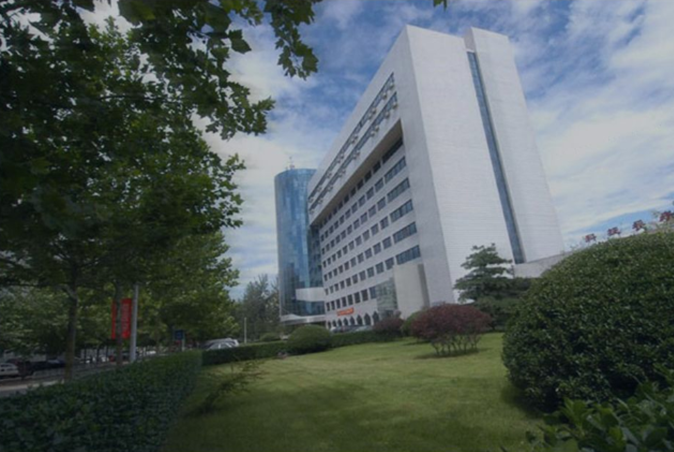
#> input picture 7/building.png, 674 x 452 px
$ python main.py
#> lines starting #> are read from the running program, lines starting #| are printed output that depends on the picture
import numpy as np
import cv2

img = cv2.imread("building.png")
#> img is the input picture: shape (452, 674, 3); mean B, G, R 91.5, 93.4, 83.1

rows = img.shape[0]
#> rows = 452
cols = img.shape[1]
#> cols = 674
print(rows,cols)
#| 452 674

def mouse_down(e,x,y,flags,params):
    if e ==cv2.EVENT_LBUTTONDOWN:
        print(x,y)

cv2.imshow("origin",img)

# [5 lines of commented-out code are left out]

pts1 = np.float32([[274,178],[282,340],[407,24],[456,303]])
pts2 = np.float32([[230,250],[230,400],[407,84],[407,400]])
M = cv2.getPerspectiveTransform(pts1,pts2)
dst = cv2.warpPerspective(img,M,(cols,rows))
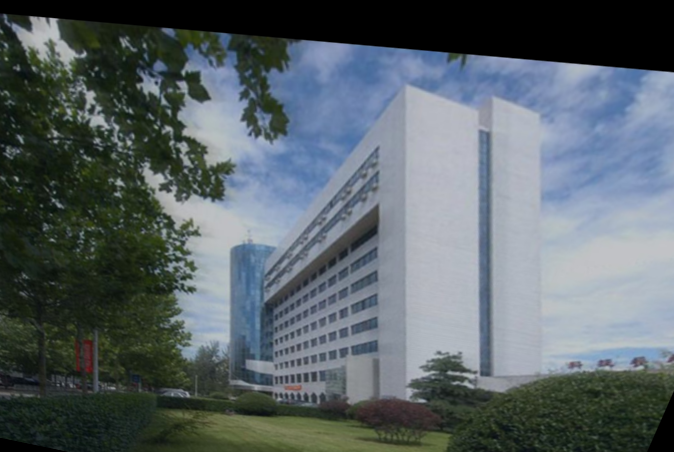
#> dst: shape (452, 674, 3); mean B, G, R 103.9, 99.4, 89.3
cv2.imshow("toushi",dst)


cv2.setMouseCallback("origin",mouse_down)
cv2.setMouseCallback("toushi",mouse_down)
cv2.waitKey(0)

$ run again, with 7/img3.jpg saved as 7/building.png
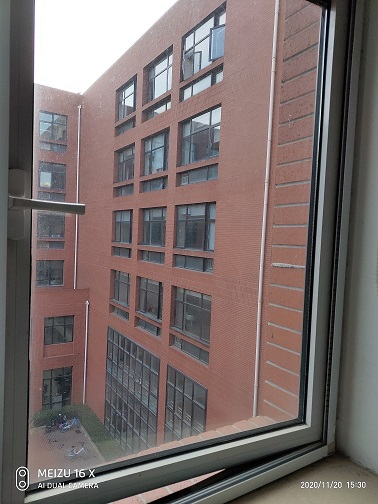
#> input picture 7/img3.jpg, 378 x 504 px
#> img is the input picture: shape (504, 378, 3); mean B, G, R 106.8, 108, 119.9
#| 504 378
#> `dst = cv2.warpPerspective(img,M,(cols,rows))`:
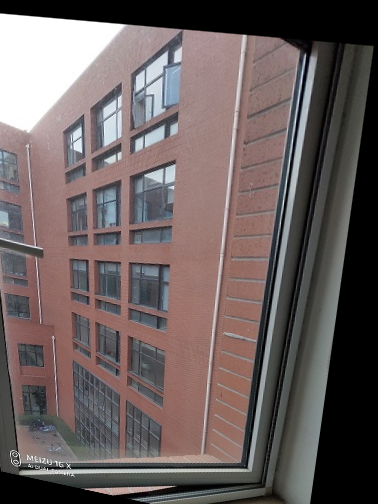
#> dst: shape (504, 378, 3); mean B, G, R 94.5, 95.2, 106.2
